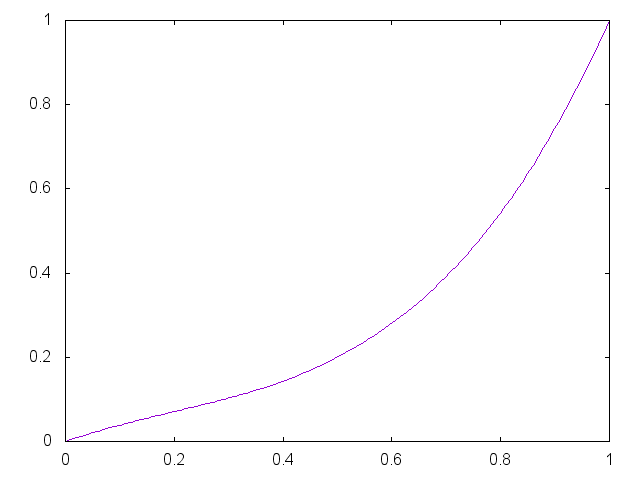

The script that saved this image:


set term png

set output "generate/static/generate/bezier-0.15-0.05.png"
plot '-' smooth bezier notitle
0 0
0.33 0.15
0.67 0.05 
1 1
e

reset;
